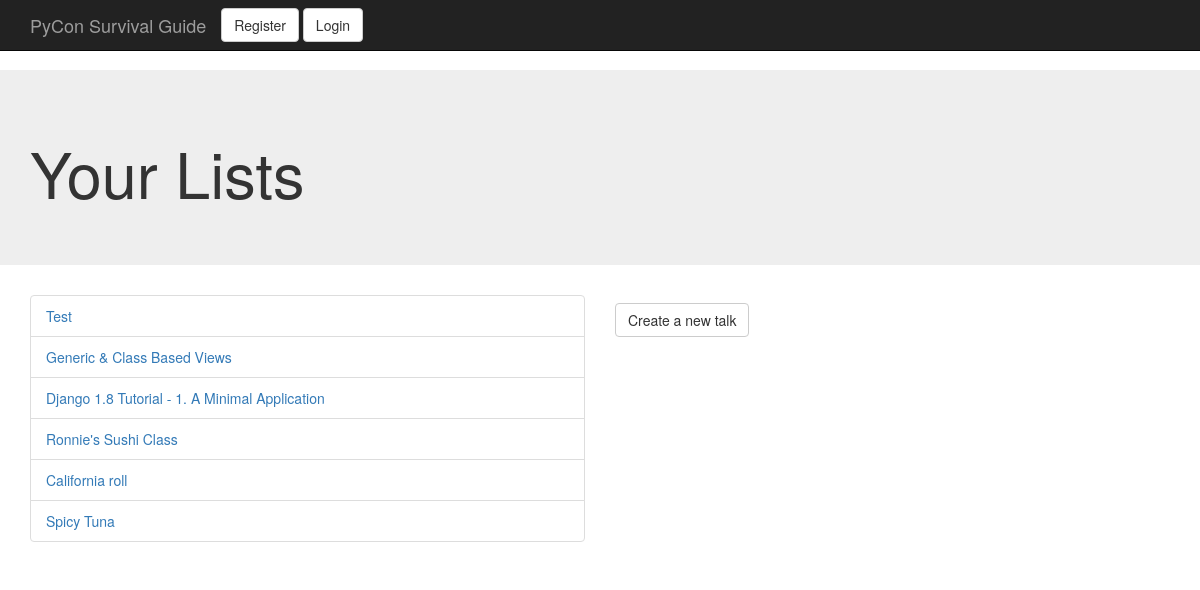
/talks/, run on an earlier commit of the app's database.
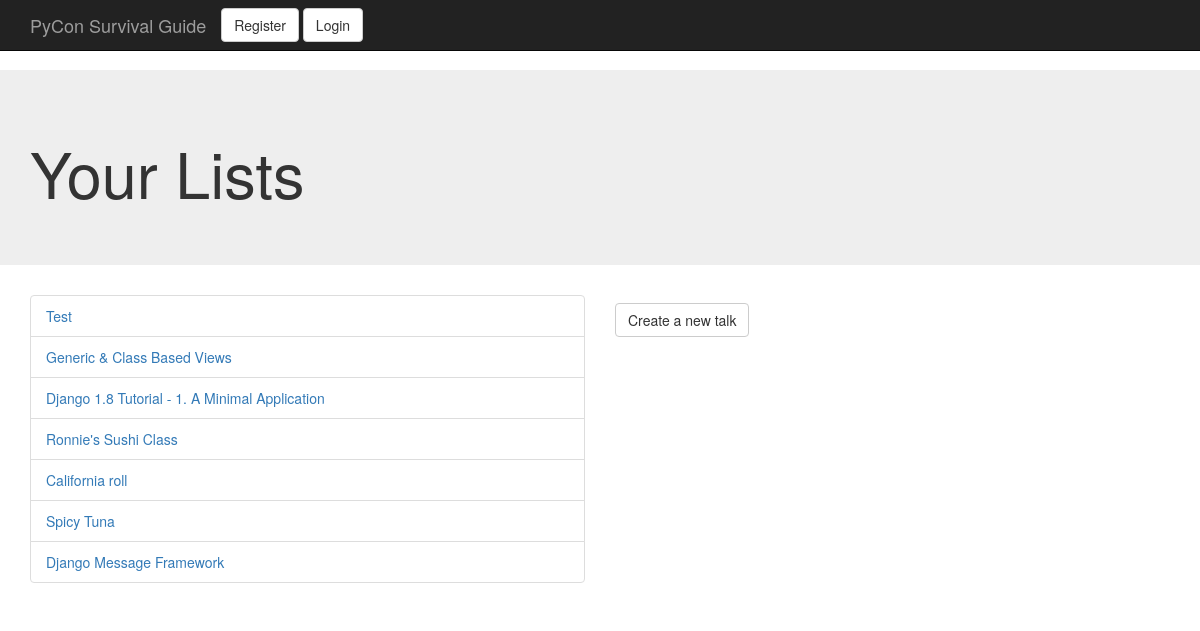
And on a later commit of the database.
### talks/models.py (models this page shows)
class TalkList(models.Model):
	author = models.ForeignKey(User, related_name='lists')
	title = models.CharField(max_length=50)
	text = models.TextField(max_length=1024)
	def __unicode__(self):
		return self.title
	def get_absolute_url(self):
		return reverse('talk_detail', kwargs={'pk': self.pk})
	objects = models.Manager()
	test_objects = TestTalkManager()

### talks/views.py (the view)
class TalkListView(ListView):
    model = TalkList
    template_name = 'talk_list.html'

### templates/talk_list.html (shortened to what this page needs)
{% extends 'base.html' %}
{% block headline %}<h1>Your Lists {{ user.username }}</h1>{% endblock headline %}
{% block content %}
<div class="row">
    <div class="col-sm-6">
        <ul class="list-group">
            {% for object in object_list %}
            <li class="list-group-item">
                <a href="{{ object.get_absolute_url }}">{{ object }}</a>
            </li>
            {% empty %}
            <li class="list-group-item">You have no lists</li>
            {% endfor %}
        </ul>
    </div>
    <div class="col-sm-6">
        <p><a href="{% url 'create_list' %}" class="btn btn-default navbar-btn">Create a new talk</a></p>
    </div>
</div>
{% endblock %}

What changed in the data, as far as the page shows it:
added TalkList: title "Django Message Framework"
